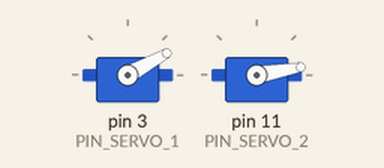
Simulated run of this sketch. Board: Arduino Uno, built with avr-gcc and run on an emulated ATmega328P. Shown: 2 × servo. What the sketch prints to the serial monitor is not drawn.

Above: at 1.05 s.
At 1.3 s:
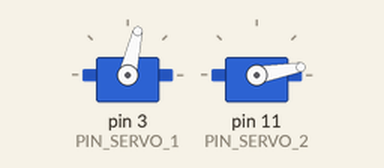
At 1.95 s:
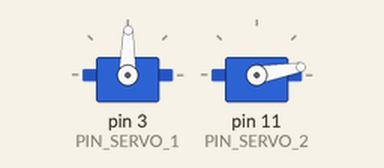
At 2.85 s:
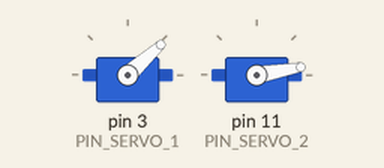
Timing chart, 0 to 6.0 s (numbered marks = the images above):
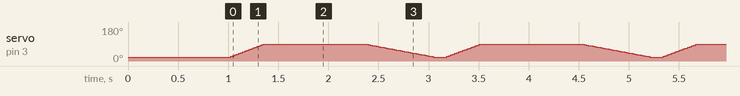

The sketch:

stabby.ino
```cpp
#include <Servo.h>

#define PIN_SERVO_1 3 //fishing servo
#define PIN_SERVO_2 11 //rotation servo
#define PIN_BUTTON 4

Servo s1;
Servo s2;

char locs[2] = {-1, -1};
void stab();

void setup() {
  // put your setup code here, to run once:
  Serial.begin(9600); // set the baud rate
  pinMode(PIN_BUTTON, INPUT);
  s1.attach(PIN_SERVO_1);
  s2.attach(PIN_SERVO_2);
  s1.write(20);
  s2.write(10);
  Serial.println("Ready"); // print "Ready" once

  delay(1000);
}

void loop() {
  stab();
//  int button_val = digitalRead(PIN_BUTTON);
//  Serial.println(button_val);
//  if(button_val){
//    stab();
//  }
  // put your main code here, to run repeatedly:
  delay(100);
}


void stab() {
  for(int ii = 20; ii <90; ii++){
    s1.write(ii);
    delay(5);
   }

  delay(1000);
  for(int ii = 90; ii >20; ii--){
    s1.write(ii);
    delay(10);
   }

}
```
